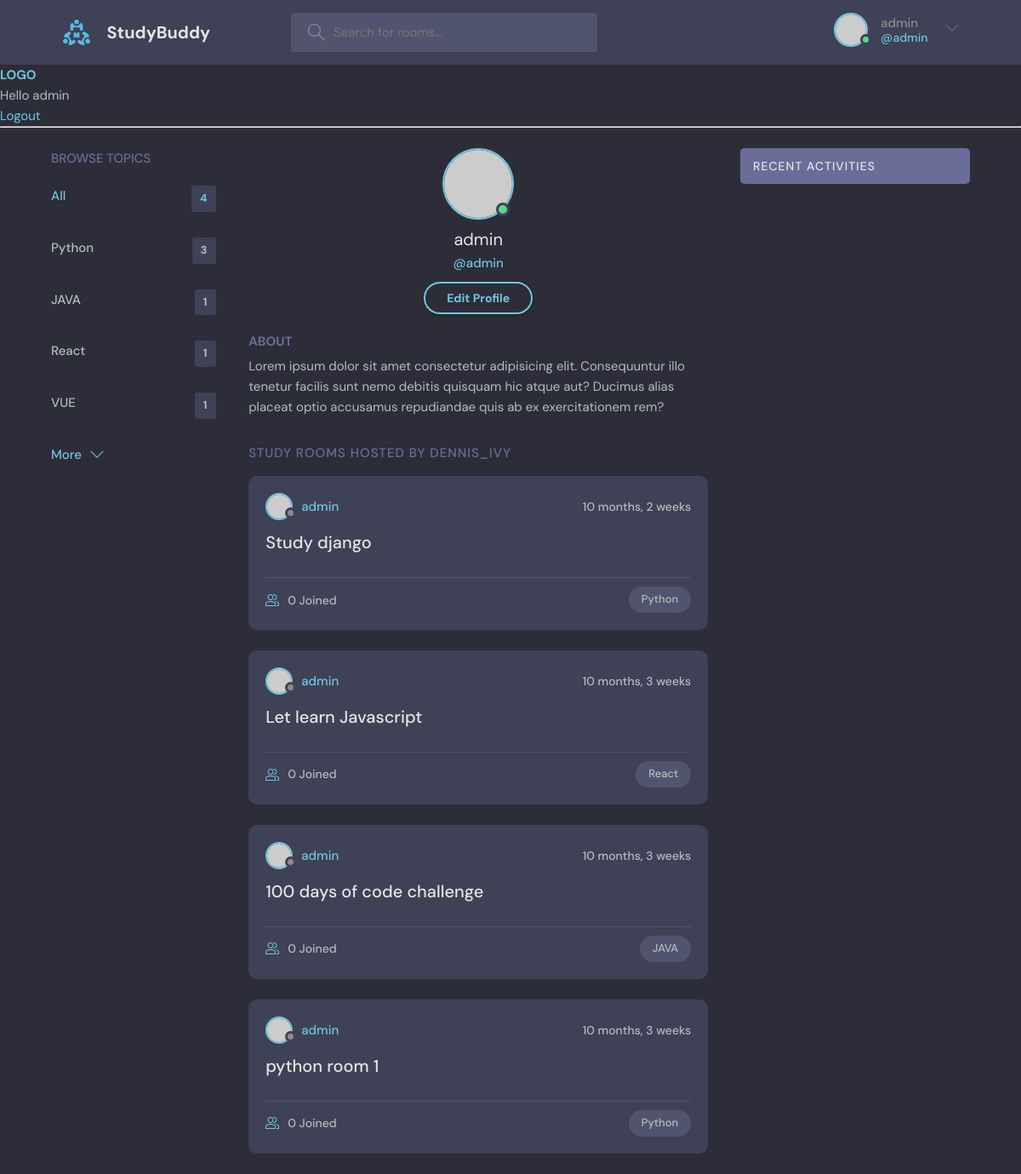
/profile/1/ (signed in), run on the app's committed database.
### base/models.py (models this page shows, shortened)
class Topic(models.Model):
    name = models.CharField(max_length=200)
    def __str__(self):
        return self.name

class Room(models.Model):
    host = models.ForeignKey(User, on_delete=models.SET_NULL, null=True)
    topic = models.ForeignKey(Topic, on_delete=models.SET_NULL, null=True)
    name = models.CharField(max_length=200)
    description = models.TextField(null=True,blank=True)
    participants = models.ManyToManyField(User, related_name='participants', blank=True)
    updated = models.DateTimeField(auto_now=True)
    created = models.DateTimeField(auto_now_add=True)
    class Meta:
        ordering = ['-updated', '-created']

### base/views.py (the view)
# urls.py: path('profile/<str:pk>/', views.userProfile, name="user-profile"),
def userProfile(request,pk):
    user = User.objects.get(id=pk)
    rooms = user.room_set.all()
    room_messages = user.message_set.all()
    topics = Topic.objects.all()
    context = {'user': user, 'rooms': rooms, 'room_messages': room_messages, 'topics': topics}
    return render(request, 'base/profile.html', context)

### base/templates/base/profile.html (shortened to what this page needs)
{% extends 'main.html' %}
{% block content%}
  <main class="profile-page layout layout--3">
    <div class="container">
      {% include 'base/topics_component.html' %}
      <div class="roomList">
        <div class="profile">
          <div class="profile__avatar">
            <div class="avatar avatar--large active">
              <img src="https://randomuser.me/api/portraits/men/11.jpg" />
            </div>
          </div>
          <div class="profile__info">
            <h3>{{user.username}}</h3>
            <p>@{{user.username}}</p>
            <a href="edit-user.html" class="btn btn--main btn--pill">Edit Profile</a>
          </div>
          <div class="profile__about">
            <h3>About</h3>
            <p>
              Lorem ipsum dolor sit amet consectetur adipisicing elit. Consequuntur illo tenetur
              facilis sunt nemo debitis quisquam hic atque aut? Ducimus alias placeat optio
              accusamus repudiandae quis ab ex exercitationem rem?
            </p>
          </div>
        </div>
        <div class="roomList__header">
          <div>
            <h2>Study Rooms Hosted by dennis_ivy</a>
            </h2>
          </div>
        </div>
        {% include 'base/feed_component.html' %}
      </div>
      {% include 'base/activity_component.html' %}
  </main>
{% endblock content%}

### templates/navbar.html (shortened to what this page needs)
{% load static %}
<header class="header header--loggedIn">
  <div class="container">
    <a href="{% url 'home' %}" class="header__logo">
      <img src="{% static 'images/logo.svg' %}" />
      <h1>StudyBuddy</h1>
    </a>
    <form class="header__search" method="GET" action="{% url 'home' %}">
      <label>
        <input placeholder="Search for rooms..." name="q"/>
      </label>
    </form>
    <nav class="header__menu">
      {% if request.user.is_authenticated %}
      <div class="header__user">
        <a href="profile.html">
          <div class="avatar avatar--medium active">
            <img src="https://randomuser.me/api/portraits/men/37.jpg" />
          </div>
          <p>{{request.user.username}} <span>@{{request.user.username}}</span></p>
        </a>
        <button class="dropdown-button">
          <svg version="1.1" xmlns="http://www.w3.org/2000/svg" width="32" height="32" viewBox="0 0 32 32">
            <title>chevron-down</title>
            <path d="M16 21l-13-13h-3l16 16 16-16h-3l-13 13z"></path>
          </svg>
        </button>
      </div>
      {% else %}
      <a href="{% url 'login' %}">
        <img src="{% static 'images/avatar.svg' %}" />
        <p>Login</p>
      </a>
      {% endif %}
    </nav>
  </div>
</header>
<a href="/">
  <h1>LOGO</h1>
</a>
{% if request.user.is_authenticated %}
<p>Hello {{ request.user }}</p>
<a href="{% url 'logout' %}">Logout</a>
{% else %}
<a href="{% url 'login' %}">Login</a>
{% endif %}
<hr />

### base/templates/base/topics_component.html
<div class="topics">
  <div class="topics__header">
    <h2>Browse Topics</h2>
  </div>
  <ul class="topics__list">
    <li>
      <a href="{% url 'home' %}" class="active">All <span>{{topics.count}}</span></a>
    </li>
    {% for topic in topics%}
    <div>
      <li>
        <a href="{% url 'home' %}?q={{topic.name}}">{{topic}}<span>{{topic.room_set.all.count}}</span></a>
      </li>
    </div>
    {% endfor%}
  </ul>
  <a class="btn btn--link" href="topics.html">
    More
    <svg
      version="1.1"
      xmlns="http://www.w3.org/2000/svg"
      width="32"
      height="32"
      viewBox="0 0 32 32"
    >
      <title>chevron-down</title>
      <path d="M16 21l-13-13h-3l16 16 16-16h-3l-13 13z"></path>
    </svg>
  </a>
</div>

### base/templates/base/feed_component.html (shortened to what this page needs)
{% for room in rooms %}
<div class="roomListRoom">
    <div class="roomListRoom__header">
      <a href="{% url 'user-profile' room.host.id %}" class="roomListRoom__author">
        <div class="avatar avatar--small">
          <img src="https://randomuser.me/api/portraits/women/11.jpg" />
        </div>
        <span>{{room.host.username}}</span>
      </a>
      <div class="roomListRoom__actions">
        <span>{{room.created|timesince}} </span>
      </div>
    </div>
    <div class="roomListRoom__content">
      <a href="{% url 'room' room.id %}">{{room.name}}</a>
    </div>
    <div class="roomListRoom__meta">
      <a href="{% url 'user-profile' room.host.id %}" class="roomListRoom__joined">
        {{room.participants.all.count}} Joined
    </a>
      <p class="roomListRoom__topic">{{room.topic.name}}</p>
    </div>
  </div>
  {% endfor %}

### data on the page
Topic: name "Python", room_set.all.count "3"
Topic: name "JAVA", room_set.all.count "1"
Topic: name "React", room_set.all.count "1"
Topic: name "VUE", room_set.all.count "1"
Room: host.username "admin", created "10 months, 2 weeks", name "Study django", participants.all.count "0", topic.name "Python"
Room: host.username "admin", created "10 months, 3 weeks", name "Let learn Javascript", participants.all.count "0", topic.name "React"
Room: host.username "admin", created "10 months, 3 weeks", name "100 days of code challenge", participants.all.count "0", topic.name "JAVA"
Room: host.username "admin", created "10 months, 3 weeks", name "python room 1", participants.all.count "0", topic.name "Python"

### other printed values
{{ request.user.username }} "admin"
{{ request.user }} "admin"
{{ topics.count }} "4"
{{ user.username }} "admin"
